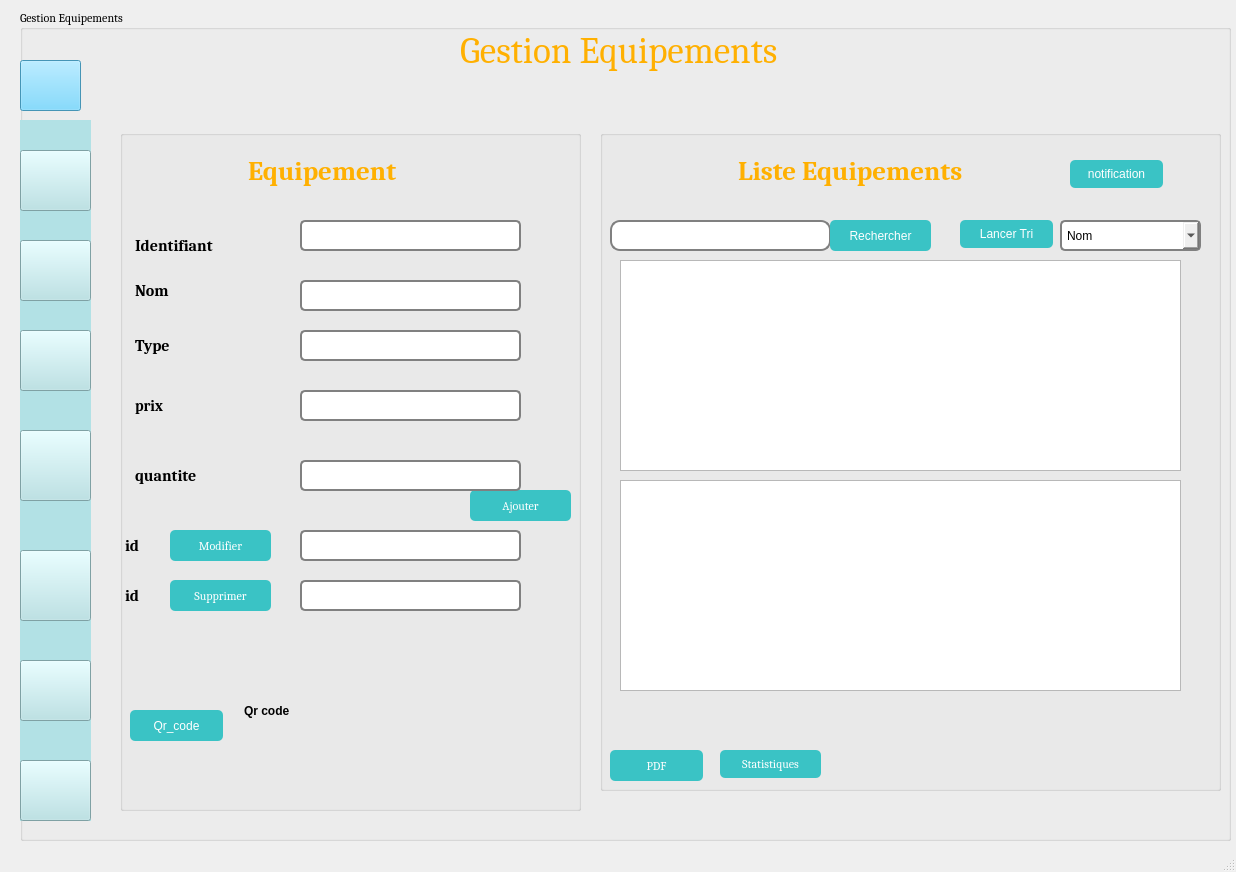
<?xml version="1.0" encoding="UTF-8"?>
<ui version="4.0">
 <class>MainWindow_Equipements</class>
 <widget class="QMainWindow" name="MainWindow_Equipements">
  <property name="geometry">
   <rect>
    <x>0</x>
    <y>0</y>
    <width>1236</width>
    <height>872</height>
   </rect>
  </property>
  <property name="font">
   <font>
    <family>Cambria</family>
    <pointsize>9</pointsize>
   </font>
  </property>
  <property name="windowTitle">
   <string>MainWindow</string>
  </property>
  <property name="windowIcon">
   <iconset resource="res.qrc">
    <normaloff>:/myappico.png</normaloff>:/myappico.png</iconset>
  </property>
  <widget class="QWidget" name="centralwidget">
   <widget class="QGroupBox" name="groupBox">
    <property name="geometry">
     <rect>
      <x>20</x>
      <y>10</y>
      <width>1211</width>
      <height>831</height>
     </rect>
    </property>
    <property name="title">
     <string>Gestion Equipements</string>
    </property>
    <widget class="QLabel" name="nom_gestion">
     <property name="geometry">
      <rect>
       <x>440</x>
       <y>10</y>
       <width>451</width>
       <height>61</height>
      </rect>
     </property>
     <property name="font">
      <font>
       <family>Cambria</family>
       <pointsize>28</pointsize>
       <weight>50</weight>
       <bold>false</bold>
      </font>
     </property>
     <property name="styleSheet">
      <string notr="true">
QLabel {
   color:#ffb001;
}
</string>
     </property>
     <property name="text">
      <string>Gestion Equipements</string>
     </property>
    </widget>
    <widget class="QGroupBox" name="afficher">
     <property name="geometry">
      <rect>
       <x>580</x>
       <y>120</y>
       <width>621</width>
       <height>661</height>
      </rect>
     </property>
     <property name="styleSheet">
      <string notr="true">QGroupBox {
    font: 12px;
 background-color:transparent;
}


QLabel {
    font-weight: bold;
    padding: 1px;
}
QLineEdit {
    border: 2px solid gray;
    border-radius: 10px;
    padding: 10px;
}
QComboBox {
    border: 2px solid gray;
     border-radius: 5px;
    padding: 5px;
}

QPushButton {
    background-color: rgb(58, 195, 197);
    color: white;
    border-radius: 5px;
    padding: 5px;
}

QLineEdit:focus, QPushButton:focus {
    border: 2px solid #4CAF50;
}

</string>
     </property>
     <property name="title">
      <string/>
     </property>
     <widget class="QLabel" name="afficher_label">
      <property name="geometry">
       <rect>
        <x>130</x>
        <y>20</y>
        <width>311</width>
        <height>41</height>
       </rect>
      </property>
      <property name="font">
       <font>
        <family>Cambria</family>
        <pointsize>20</pointsize>
        <weight>75</weight>
        <italic>false</italic>
        <bold>true</bold>
       </font>
      </property>
      <property name="styleSheet">
       <string notr="true">QLabel {
   color:#ffb001;
}</string>
      </property>
      <property name="text">
       <string>Liste Equipements</string>
      </property>
     </widget>
     <widget class="QLineEdit" name="lineEdit_rechercher">
      <property name="geometry">
       <rect>
        <x>10</x>
        <y>90</y>
        <width>221</width>
        <height>31</height>
       </rect>
      </property>
     </widget>
     <widget class="QPushButton" name="rechercher">
      <property name="geometry">
       <rect>
        <x>230</x>
        <y>90</y>
        <width>101</width>
        <height>31</height>
       </rect>
      </property>
      <property name="maximumSize">
       <size>
        <width>101</width>
        <height>31</height>
       </size>
      </property>
      <property name="text">
       <string>Rechercher</string>
      </property>
      <property name="icon">
       <iconset resource="Resource.qrc">
        <normaloff>:/Icones/Icones/rechercher.png</normaloff>:/Icones/Icones/rechercher.png</iconset>
      </property>
      <property name="iconSize">
       <size>
        <width>20</width>
        <height>20</height>
       </size>
      </property>
     </widget>
     <widget class="QPushButton" name="pb_trier">
      <property name="geometry">
       <rect>
        <x>360</x>
        <y>90</y>
        <width>93</width>
        <height>28</height>
       </rect>
      </property>
      <property name="maximumSize">
       <size>
        <width>93</width>
        <height>28</height>
       </size>
      </property>
      <property name="text">
       <string>Lancer Tri</string>
      </property>
     </widget>
     <widget class="QPushButton" name="pushButtonPDF">
      <property name="geometry">
       <rect>
        <x>10</x>
        <y>620</y>
        <width>93</width>
        <height>31</height>
       </rect>
      </property>
      <property name="font">
       <font>
        <family>Cambria</family>
        <pointsize>9</pointsize>
       </font>
      </property>
      <property name="styleSheet">
       <string notr="true">
QPushButton {
    background-color: rgb(58, 195, 197);
    color: white;
    border-radius: 5px;
    padding: 5px;
}

QLineEdit:focus, QPushButton:focus {
    border: 2px solid #4CAF50;
}

</string>
      </property>
      <property name="text">
       <string>PDF</string>
      </property>
      <property name="icon">
       <iconset resource="Resource.qrc">
        <normaloff>:/Icones/Icones/pdf.png</normaloff>:/Icones/Icones/pdf.png</iconset>
      </property>
      <property name="iconSize">
       <size>
        <width>30</width>
        <height>40</height>
       </size>
      </property>
     </widget>
     <widget class="QPushButton" name="pushButton_stat">
      <property name="geometry">
       <rect>
        <x>120</x>
        <y>620</y>
        <width>101</width>
        <height>28</height>
       </rect>
      </property>
      <property name="maximumSize">
       <size>
        <width>121</width>
        <height>28</height>
       </size>
      </property>
      <property name="font">
       <font>
        <family>Cambria</family>
        <pointsize>9</pointsize>
       </font>
      </property>
      <property name="styleSheet">
       <string notr="true">QPushButton {
    background-color: rgb(58, 195, 197);
    color: white;
    border-radius: 5px;
    padding: 5px;
}
</string>
      </property>
      <property name="text">
       <string>Statistiques</string>
      </property>
     </widget>
     <widget class="QComboBox" name="comboBoxTrie">
      <property name="geometry">
       <rect>
        <x>460</x>
        <y>90</y>
        <width>141</width>
        <height>31</height>
       </rect>
      </property>
      <item>
       <property name="text">
        <string>Nom</string>
       </property>
      </item>
      <item>
       <property name="text">
        <string>Type</string>
       </property>
      </item>
     </widget>
     <widget class="QTableView" name="tab_etudiant">
      <property name="geometry">
       <rect>
        <x>20</x>
        <y>130</y>
        <width>561</width>
        <height>211</height>
       </rect>
      </property>
      <property name="styleSheet">
       <string notr="true"/>
      </property>
     </widget>
     <widget class="QTableView" name="tableView">
      <property name="geometry">
       <rect>
        <x>20</x>
        <y>350</y>
        <width>561</width>
        <height>211</height>
       </rect>
      </property>
      <property name="styleSheet">
       <string notr="true"/>
      </property>
     </widget>
     <widget class="QPushButton" name="showMessagePushButton">
      <property name="geometry">
       <rect>
        <x>470</x>
        <y>30</y>
        <width>93</width>
        <height>28</height>
       </rect>
      </property>
      <property name="text">
       <string>notification</string>
      </property>
     </widget>
    </widget>
    <widget class="QLabel" name="label">
     <property name="geometry">
      <rect>
       <x>0</x>
       <y>20</y>
       <width>1211</width>
       <height>801</height>
      </rect>
     </property>
     <property name="styleSheet">
      <string notr="true">background-image: url(:/Icones/Icones/background.png);
</string>
     </property>
     <property name="text">
      <string/>
     </property>
    </widget>
    <widget class="QPushButton" name="pushButton_20">
     <property name="geometry">
      <rect>
       <x>0</x>
       <y>50</y>
       <width>61</width>
       <height>51</height>
      </rect>
     </property>
     <property name="styleSheet">
      <string notr="true">background-color: rgb(97, 208, 255);</string>
     </property>
     <property name="text">
      <string/>
     </property>
     <property name="icon">
      <iconset>
       <normalon>:/img/menu.png</normalon>
      </iconset>
     </property>
     <property name="iconSize">
      <size>
       <width>40</width>
       <height>40</height>
      </size>
     </property>
     <property name="checkable">
      <bool>true</bool>
     </property>
    </widget>
    <widget class="QWidget" name="widget" native="true">
     <property name="geometry">
      <rect>
       <x>0</x>
       <y>110</y>
       <width>71</width>
       <height>701</height>
      </rect>
     </property>
     <property name="styleSheet">
      <string notr="true">	background-color: rgb(178, 225, 229);</string>
     </property>
     <widget class="QPushButton" name="pushButton_13">
      <property name="geometry">
       <rect>
        <x>0</x>
        <y>30</y>
        <width>71</width>
        <height>61</height>
       </rect>
      </property>
      <property name="styleSheet">
       <string notr="true"/>
      </property>
      <property name="text">
       <string/>
      </property>
      <property name="icon">
       <iconset>
        <normalon>:/img/home.png</normalon>
       </iconset>
      </property>
      <property name="iconSize">
       <size>
        <width>40</width>
        <height>40</height>
       </size>
      </property>
     </widget>
     <widget class="QPushButton" name="pushButton_14">
      <property name="geometry">
       <rect>
        <x>0</x>
        <y>120</y>
        <width>71</width>
        <height>61</height>
       </rect>
      </property>
      <property name="text">
       <string/>
      </property>
      <property name="icon">
       <iconset>
        <normalon>:/img/calendrier.png</normalon>
       </iconset>
      </property>
      <property name="iconSize">
       <size>
        <width>40</width>
        <height>40</height>
       </size>
      </property>
     </widget>
     <widget class="QPushButton" name="pushButton_17">
      <property name="geometry">
       <rect>
        <x>0</x>
        <y>430</y>
        <width>71</width>
        <height>71</height>
       </rect>
      </property>
      <property name="text">
       <string/>
      </property>
      <property name="icon">
       <iconset>
        <normalon>:/img/notepad.png</normalon>
       </iconset>
      </property>
      <property name="iconSize">
       <size>
        <width>40</width>
        <height>40</height>
       </size>
      </property>
     </widget>
     <widget class="QPushButton" name="pushButton_15">
      <property name="geometry">
       <rect>
        <x>0</x>
        <y>210</y>
        <width>71</width>
        <height>61</height>
       </rect>
      </property>
      <property name="text">
       <string/>
      </property>
      <property name="icon">
       <iconset>
        <normalon>:/img/notification.png</normalon>
       </iconset>
      </property>
      <property name="iconSize">
       <size>
        <width>40</width>
        <height>40</height>
       </size>
      </property>
     </widget>
     <widget class="QPushButton" name="pushButton_18">
      <property name="geometry">
       <rect>
        <x>0</x>
        <y>310</y>
        <width>71</width>
        <height>71</height>
       </rect>
      </property>
      <property name="text">
       <string/>
      </property>
      <property name="icon">
       <iconset>
        <normalon>:/img/lecture.png</normalon>
       </iconset>
      </property>
      <property name="iconSize">
       <size>
        <width>40</width>
        <height>40</height>
       </size>
      </property>
     </widget>
     <widget class="QPushButton" name="pushButton_21">
      <property name="geometry">
       <rect>
        <x>0</x>
        <y>540</y>
        <width>71</width>
        <height>61</height>
       </rect>
      </property>
      <property name="text">
       <string/>
      </property>
      <property name="icon">
       <iconset>
        <normalon>:/img/chat.png</normalon>
       </iconset>
      </property>
      <property name="iconSize">
       <size>
        <width>40</width>
        <height>40</height>
       </size>
      </property>
     </widget>
     <widget class="QPushButton" name="pushButton_19">
      <property name="geometry">
       <rect>
        <x>0</x>
        <y>640</y>
        <width>71</width>
        <height>61</height>
       </rect>
      </property>
      <property name="text">
       <string/>
      </property>
      <property name="icon">
       <iconset>
        <normalon>:/img/togglapp.png</normalon>
       </iconset>
      </property>
      <property name="iconSize">
       <size>
        <width>60</width>
        <height>60</height>
       </size>
      </property>
     </widget>
    </widget>
    <widget class="QGroupBox" name="groupBox_2">
     <property name="geometry">
      <rect>
       <x>100</x>
       <y>120</y>
       <width>461</width>
       <height>681</height>
      </rect>
     </property>
     <property name="styleSheet">
      <string notr="true">QGroupBox {
    font: 12px;
 background-color:transparent;
}

QLineEdit {
    border: 2px solid gray;
    border-radius: 5px;
    padding: 5px;
}

QPushButton {
    background-color: rgb(58, 195, 197);
    color: white;
    border-radius: 5px;
    padding: 5px;
}

QLineEdit:focus, QPushButton:focus {
    border: 2px solid #4CAF50;
}

QLabel {
    font-weight: bold;
    padding: 1px;
}</string>
     </property>
     <property name="title">
      <string/>
     </property>
     <widget class="QLabel" name="Ajouter">
      <property name="geometry">
       <rect>
        <x>120</x>
        <y>20</y>
        <width>211</width>
        <height>41</height>
       </rect>
      </property>
      <property name="font">
       <font>
        <family>Cambria</family>
        <pointsize>20</pointsize>
        <weight>75</weight>
        <italic>false</italic>
        <bold>true</bold>
       </font>
      </property>
      <property name="styleSheet">
       <string notr="true">QLabel {
   color:#ffb001;
}</string>
      </property>
      <property name="text">
       <string>Equipement</string>
      </property>
     </widget>
     <widget class="QLabel" name="id_label">
      <property name="geometry">
       <rect>
        <x>10</x>
        <y>100</y>
        <width>121</width>
        <height>31</height>
       </rect>
      </property>
      <property name="font">
       <font>
        <family>Cambria</family>
        <pointsize>12</pointsize>
        <weight>75</weight>
        <bold>true</bold>
       </font>
      </property>
      <property name="text">
       <string>Identifiant</string>
      </property>
     </widget>
     <widget class="QLabel" name="nom_label">
      <property name="geometry">
       <rect>
        <x>10</x>
        <y>150</y>
        <width>121</width>
        <height>21</height>
       </rect>
      </property>
      <property name="font">
       <font>
        <family>Cambria</family>
        <pointsize>12</pointsize>
        <weight>75</weight>
        <bold>true</bold>
       </font>
      </property>
      <property name="text">
       <string>Nom</string>
      </property>
     </widget>
     <widget class="QLineEdit" name="le_nam">
      <property name="geometry">
       <rect>
        <x>180</x>
        <y>150</y>
        <width>221</width>
        <height>31</height>
       </rect>
      </property>
      <property name="font">
       <font>
        <family>Cambria</family>
        <pointsize>9</pointsize>
       </font>
      </property>
     </widget>
     <widget class="QLabel" name="organization_label">
      <property name="geometry">
       <rect>
        <x>10</x>
        <y>200</y>
        <width>131</width>
        <height>31</height>
       </rect>
      </property>
      <property name="font">
       <font>
        <family>Cambria</family>
        <pointsize>12</pointsize>
        <weight>75</weight>
        <bold>true</bold>
       </font>
      </property>
      <property name="text">
       <string>Type</string>
      </property>
     </widget>
     <widget class="QLineEdit" name="le_Type">
      <property name="geometry">
       <rect>
        <x>180</x>
        <y>200</y>
        <width>221</width>
        <height>31</height>
       </rect>
      </property>
      <property name="font">
       <font>
        <family>Cambria</family>
        <pointsize>9</pointsize>
       </font>
      </property>
     </widget>
     <widget class="QLabel" name="budget_label">
      <property name="geometry">
       <rect>
        <x>10</x>
        <y>260</y>
        <width>71</width>
        <height>31</height>
       </rect>
      </property>
      <property name="font">
       <font>
        <family>Cambria</family>
        <pointsize>11</pointsize>
        <weight>75</weight>
        <bold>true</bold>
       </font>
      </property>
      <property name="text">
       <string>prix</string>
      </property>
     </widget>
     <widget class="QLineEdit" name="le_prix">
      <property name="geometry">
       <rect>
        <x>180</x>
        <y>260</y>
        <width>221</width>
        <height>31</height>
       </rect>
      </property>
      <property name="font">
       <font>
        <family>Cambria</family>
        <pointsize>9</pointsize>
       </font>
      </property>
     </widget>
     <widget class="QPushButton" name="pushButton_ajouter">
      <property name="geometry">
       <rect>
        <x>350</x>
        <y>360</y>
        <width>101</width>
        <height>31</height>
       </rect>
      </property>
      <property name="maximumSize">
       <size>
        <width>101</width>
        <height>31</height>
       </size>
      </property>
      <property name="font">
       <font>
        <family>Cambria</family>
        <pointsize>9</pointsize>
       </font>
      </property>
      <property name="text">
       <string>Ajouter</string>
      </property>
      <property name="icon">
       <iconset resource="Resource.qrc">
        <normaloff>:/Icones/Icones/ajouter.png</normaloff>:/Icones/Icones/ajouter.png</iconset>
      </property>
      <property name="iconSize">
       <size>
        <width>20</width>
        <height>20</height>
       </size>
      </property>
     </widget>
     <widget class="QPushButton" name="pushButton_supprimer">
      <property name="geometry">
       <rect>
        <x>50</x>
        <y>450</y>
        <width>101</width>
        <height>31</height>
       </rect>
      </property>
      <property name="maximumSize">
       <size>
        <width>101</width>
        <height>31</height>
       </size>
      </property>
      <property name="font">
       <font>
        <family>Cambria</family>
        <pointsize>9</pointsize>
       </font>
      </property>
      <property name="text">
       <string>Supprimer</string>
      </property>
      <property name="icon">
       <iconset resource="Resource.qrc">
        <normaloff>:/Icones/Icones/supprimer.png</normaloff>:/Icones/Icones/supprimer.png</iconset>
      </property>
      <property name="iconSize">
       <size>
        <width>20</width>
        <height>20</height>
       </size>
      </property>
     </widget>
     <widget class="QPushButton" name="pb_modifier">
      <property name="geometry">
       <rect>
        <x>50</x>
        <y>400</y>
        <width>101</width>
        <height>31</height>
       </rect>
      </property>
      <property name="maximumSize">
       <size>
        <width>101</width>
        <height>31</height>
       </size>
      </property>
      <property name="font">
       <font>
        <family>Cambria</family>
        <pointsize>9</pointsize>
       </font>
      </property>
      <property name="text">
       <string>Modifier</string>
      </property>
      <property name="icon">
       <iconset resource="Resource.qrc">
        <normaloff>:/Icones/Icones/modifier.png</normaloff>:/Icones/Icones/modifier.png</iconset>
      </property>
      <property name="iconSize">
       <size>
        <width>20</width>
        <height>20</height>
       </size>
      </property>
     </widget>
     <widget class="QLabel" name="id_label_2">
      <property name="geometry">
       <rect>
        <x>10</x>
        <y>330</y>
        <width>121</width>
        <height>31</height>
       </rect>
      </property>
      <property name="font">
       <font>
        <family>Cambria</family>
        <pointsize>12</pointsize>
        <weight>75</weight>
        <bold>true</bold>
       </font>
      </property>
      <property name="text">
       <string>quantite</string>
      </property>
     </widget>
     <widget class="QLineEdit" name="le_quantite">
      <property name="geometry">
       <rect>
        <x>180</x>
        <y>330</y>
        <width>221</width>
        <height>31</height>
       </rect>
      </property>
      <property name="font">
       <font>
        <family>Cambria</family>
        <pointsize>9</pointsize>
       </font>
      </property>
     </widget>
     <widget class="QLineEdit" name="le_id">
      <property name="geometry">
       <rect>
        <x>180</x>
        <y>90</y>
        <width>221</width>
        <height>31</height>
       </rect>
      </property>
      <property name="font">
       <font>
        <family>Cambria</family>
        <pointsize>9</pointsize>
       </font>
      </property>
     </widget>
     <widget class="QLineEdit" name="le_find">
      <property name="geometry">
       <rect>
        <x>180</x>
        <y>400</y>
        <width>221</width>
        <height>31</height>
       </rect>
      </property>
     </widget>
     <widget class="QLabel" name="date_label_3">
      <property name="geometry">
       <rect>
        <x>0</x>
        <y>400</y>
        <width>161</width>
        <height>31</height>
       </rect>
      </property>
      <property name="font">
       <font>
        <family>Cambria</family>
        <pointsize>12</pointsize>
        <weight>75</weight>
        <bold>true</bold>
       </font>
      </property>
      <property name="text">
       <string>id </string>
      </property>
     </widget>
     <widget class="QLineEdit" name="le_IDS">
      <property name="geometry">
       <rect>
        <x>180</x>
        <y>450</y>
        <width>221</width>
        <height>31</height>
       </rect>
      </property>
     </widget>
     <widget class="QLabel" name="date_label_4">
      <property name="geometry">
       <rect>
        <x>0</x>
        <y>450</y>
        <width>41</width>
        <height>31</height>
       </rect>
      </property>
      <property name="font">
       <font>
        <family>Cambria</family>
        <pointsize>12</pointsize>
        <weight>75</weight>
        <bold>true</bold>
       </font>
      </property>
      <property name="text">
       <string>id </string>
      </property>
     </widget>
     <widget class="QLabel" name="label_2">
      <property name="geometry">
       <rect>
        <x>120</x>
        <y>490</y>
        <width>321</width>
        <height>181</height>
       </rect>
      </property>
      <property name="text">
       <string>Qr code</string>
      </property>
     </widget>
     <widget class="QPushButton" name="qr_code">
      <property name="geometry">
       <rect>
        <x>10</x>
        <y>580</y>
        <width>93</width>
        <height>31</height>
       </rect>
      </property>
      <property name="styleSheet">
       <string notr="true">
QPushButton {
    background-color: rgb(58, 195, 197);
    color: white;
    border-radius: 5px;
    padding: 5px;
}

QLineEdit:focus, QPushButton:focus {
    border: 2px solid #4CAF50;
}

</string>
      </property>
      <property name="text">
       <string>Qr_code</string>
      </property>
      <property name="icon">
       <iconset resource="Resource.qrc">
        <normaloff>:/Icones/Icones/chat.png</normaloff>:/Icones/Icones/chat.png</iconset>
      </property>
      <property name="iconSize">
       <size>
        <width>30</width>
        <height>40</height>
       </size>
      </property>
     </widget>
    </widget>
    <zorder>label</zorder>
    <zorder>afficher</zorder>
    <zorder>nom_gestion</zorder>
    <zorder>pushButton_20</zorder>
    <zorder>widget</zorder>
    <zorder>groupBox_2</zorder>
   </widget>
  </widget>
  <widget class="QMenuBar" name="menubar">
   <property name="geometry">
    <rect>
     <x>0</x>
     <y>0</y>
     <width>1236</width>
     <height>26</height>
    </rect>
   </property>
  </widget>
  <widget class="QStatusBar" name="statusbar"/>
 </widget>
 <resources>
  <include location="res.qrc"/>
  <include location="Resource.qrc"/>
 </resources>
 <connections/>
</ui>
